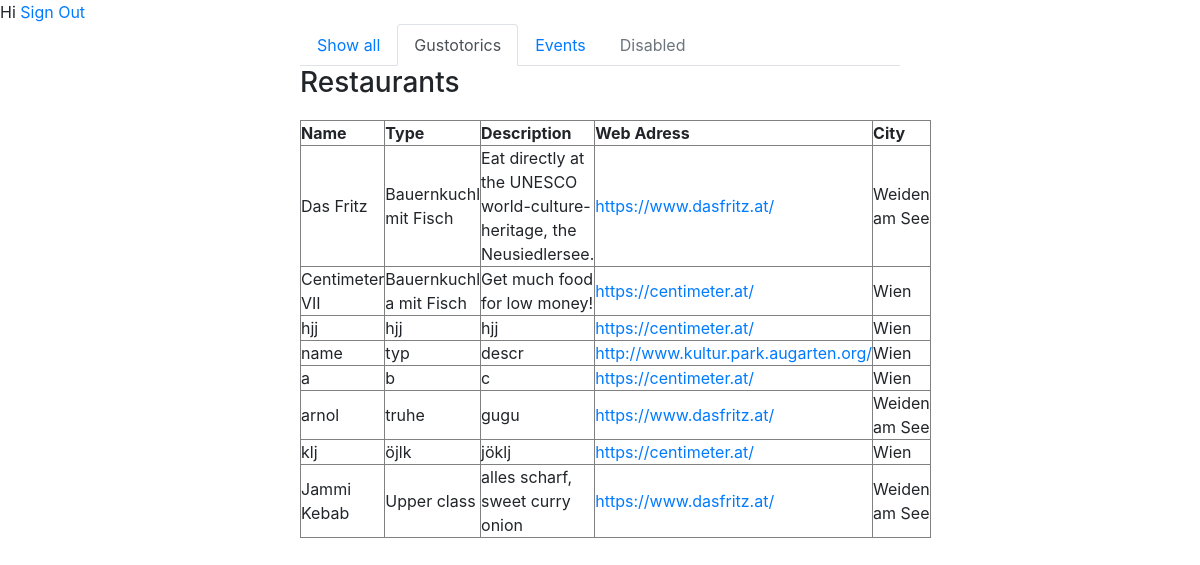
/crud/restaurants.php (signed in), run on the app's committed database.
### tables this page shows
CREATE TABLE `restaurant` (
  `res_id` int(11) NOT NULL,
  `res_name` varchar(255) DEFAULT NULL,
  `res_type` varchar(255) DEFAULT NULL,
  `res_descr` varchar(255) DEFAULT NULL,
  `res_adr` int(11) DEFAULT NULL
);

CREATE TABLE `adresses` (
  `adr_id` int(11) NOT NULL,
  `adr_zip` varchar(255) DEFAULT NULL,
  `adr_city` varchar(255) DEFAULT NULL,
  `adr_street` varchar(255) DEFAULT NULL,
  `adr_web` varchar(255) DEFAULT NULL,
  `adr_tel` varchar(30) DEFAULT NULL
);

### crud/restaurants.php (the view, shortened to what this page needs)
<?php
require_once 'actions/db_connect.php';
$res=mysqli_query($conn, "SELECT * FROM users WHERE user_Id=".$_SESSION['user']);
$userRow=mysqli_fetch_array($res, MYSQLI_ASSOC);
?>
<!DOCTYPE html>
<html>
<head>
<link rel="stylesheet" href="https://stackpath.bootstrapcdn.com/bootstrap/4.3.1/css/bootstrap.min.css">
</head>
<body>
          Hi <?php echo $userRow['userEmail' ]; ?>
           <a  href="..\login\logout.php?logout">Sign Out</a>
<div class ="manageUser">
<ul class="nav nav-tabs">
  <li class="nav-item">
    <a class="nav-link" href="index.php">Show all</a>
  </li>
  <li class="nav-item">
    <a class="nav-link active" href="restaurants.php">Gustotorics</a>
  </li>
  <li class="nav-item">
    <a class="nav-link" href="events.php">Events</a>
  </li>
  <li class="nav-item">
    <a class="nav-link disabled" href="#" tabindex="-1" aria-disabled="true">Disabled</a>
  </li>
</ul>
<h3>Restaurants</h3>
   <table  border="1" cellspacing= "0" cellpadding="0">
       <thead>
           <tr>
               <th>Name</th>
               <th >Type</th>
               <th >Description</th>
               <th >Web Adress</th>
               <th >City</th>
           </tr>
       </thead>
       <tbody>
            <?php
           $sql = "SELECT * FROM restaurant Join adresses on adresses.adr_id = restaurant.res_adr";
           $result = $conn->query($sql);
            if($result->num_rows > 0) {
                while($row = $result->fetch_array()) {
                   echo  "<tr>
                   <td>" .$row['res_name']."</td>
                       <td>" .$row['res_type']."</td>
                       <td>" .$row['res_descr']."</td>
                        <td><a href='".$row['adr_web']."'>" .$row['adr_web']."</a></td>
                        <td>" .$row['adr_city']."</td>
                   </tr>" ;
               }
           } else  {
               echo  "<tr><td colspan='5'><center>No Data Avaliable</center></td></tr>";
           }
            ?>
       </tbody>
   </table>
</div>
</body>
</html>

### crud/restaurants.php (style rules this page uses)
.manageUser { width : 50%; margin: auto; }
table { width: 100%; margin-top: 20px; }

### data on the page
restaurant: res_name "Das Fritz", res_type "Bauernkuchl mit Fisch", res_descr "Eat directly at the UNESCO world-culture-heritage, the Neusiedlersee.", res_adr.adr_web "https://www.dasfritz.at/", res_adr.adr_city "Weiden am See"
restaurant: res_name "Centimeter VII", res_type "Bauernkuchl a mit Fisch", res_descr "Get much food for low money!", res_adr.adr_web "https://centimeter.at/", res_adr.adr_city "Wien"
restaurant: res_name "hjj", res_type "hjj", res_descr "hjj", res_adr.adr_web "https://centimeter.at/", res_adr.adr_city "Wien"
restaurant: res_name "name", res_type "typ", res_descr "descr", res_adr.adr_web "http://www.kultur.park.augarten.org/", res_adr.adr_city "Wien"
restaurant: res_name "a", res_type "b", res_descr "c", res_adr.adr_web "https://centimeter.at/", res_adr.adr_city "Wien"
restaurant: res_name "arnol", res_type "truhe", res_descr "gugu", res_adr.adr_web "https://www.dasfritz.at/", res_adr.adr_city "Weiden am See"
restaurant: res_name "klj", res_type "öjlk", res_descr "jöklj", res_adr.adr_web "https://centimeter.at/", res_adr.adr_city "Wien"
restaurant: res_name "Jammi Kebab", res_type "Upper class", res_descr "alles scharf, sweet curry onion", res_adr.adr_web "https://www.dasfritz.at/", res_adr.adr_city "Weiden am See"
